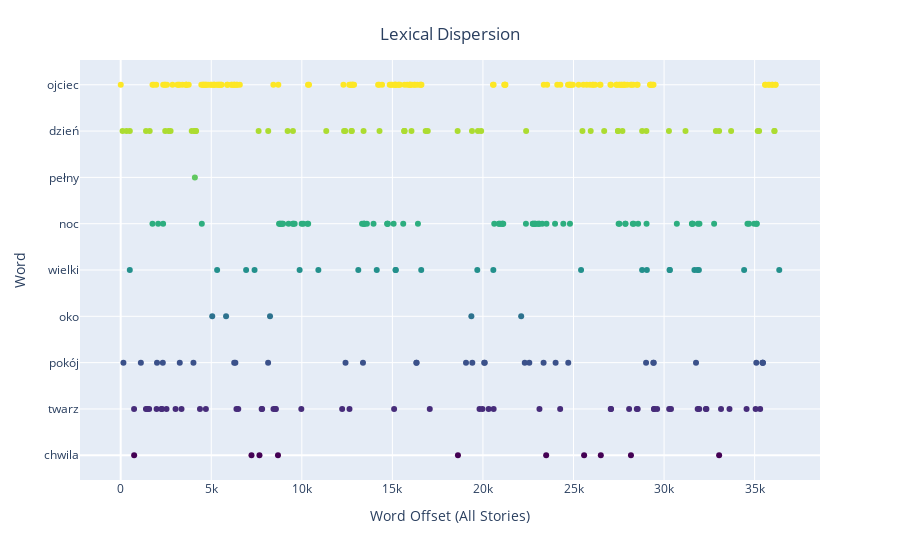

Source (notebook cell):
### Markdown cell above
#### Dispersion Plots

### Code cell
dispersion_plotly(ntext, list(top_words.keys()))

### Figure 1 — Plotly figure (JSON) as saved in the notebook; plotly's stock layout.template omitted (floating-point values rounded to 4 significant figures; data arrays with more than 128 entries replaced by an {"elided": "..."} marker saying what was removed)
{"data": [{"hoverlabel": {"namelength": 0}, "hovertemplate": "x=%{x}<br>y=%{y}<br>color=%{marker.color}", "legendgroup": "", "marker": {"color": {"elided": "380 int values"}, "coloraxis": "coloraxis", "symbol": "circle"}, "mode": "markers", "name": "", "showlegend": false, "type": "scatter", "x": {"elided": "380 int values"}, "xaxis": "x", "y": {"elided": "380 int values"}, "yaxis": "y"}], "layout": {"coloraxis": {"colorbar": {"title": {"text": "color"}}, "colorscale": [[0, "#440154"], [0.1111, "#482878"], [0.2222, "#3e4989"], [0.3333, "#31688e"], [0.4444, "#26828e"], [0.5556, "#1f9e89"], [0.6667, "#35b779"], [0.7778, "#6ece58"], [0.8889, "#b5de2b"], [1, "#fde725"]], "showscale": false}, "legend": {"tracegroupgap": 0}, "margin": {"t": 60}, "title": {"text": "Lexical Dispersion", "x": 0.5, "xanchor": "center", "y": 0.95, "yanchor": "top"}, "xaxis": {"anchor": "y", "domain": [0, 1], "title": {"text": "Word Offset (All Stories)"}}, "yaxis": {"anchor": "x", "domain": [0, 1], "tickmode": "array", "ticktext": ["chwila", "twarz", "pokój", "oko", "wielki", "noc", "pełny", "dzień", "ojciec", "swój"], "tickvals": [0, 1, 2, 3, 4, 5, 6, 7, 8, 9], "title": {"text": "Word"}}}}
